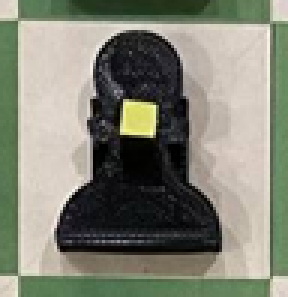
#> input picture computer_vision/piecereal/colourpiece1.png, 96 x 99 px (shown 3 times larger)
$ python square_processing.py
#> lines starting #> are read from the running program, lines starting #| are printed output that depends on the picture; after the words box and inside, x2 and y2 are one past the last pixel; in counts of white or black regions, pixels touching at a corner belong together
#> further down, img is the input picture: shape (99, 96, 3); mean B, G, R 115.6, 130, 128.5
import os
import cv2
import numpy as np


# [272 lines left out: functions process_image, detect_contours, detect_contours2, find_center_of_mass, detect_chess_piece, not called in this run]

import cv2
import numpy as np

def detect_chess_piece_colour(image_input, DEBUG=False):
    """
    Detects if a red or yellow chess piece is present in the image based on HSV color.

    Args:
        image_input (str or np.ndarray): Path to the image or already-loaded image array.
        DEBUG (bool): If True, display debugging images and print logs.

    Returns:
        tuple: (piece_detected, color, output_image)
            - piece_detected (bool): True if red or yellow is found
            - color (str): "white" (for red), "black" (for yellow), or None
            - output_image (np.ndarray): Image with detection annotations (copy of input)
    """
#> called with image_input = 'piecereal/colourpiece1.png', DEBUG = True
    if isinstance(image_input, str):
        image = cv2.imread(image_input)
    elif isinstance(image_input, np.ndarray):
        image = image_input.copy()
    else:
        raise ValueError("image_input must be a file path or a numpy.ndarray")

    if image is None:
        raise ValueError("Failed to load image.")

    output = image.copy()
    hsv = cv2.cvtColor(image, cv2.COLOR_BGR2HSV)
#> hsv: shape (99, 96, 3); mean H, S, V 45, 47.4, 135.2

    pink_lower = np.array([150, 60, 80])
    pink_upper = np.array([179, 255, 255])
    pink_mask = cv2.inRange(hsv, pink_lower, pink_upper)
#> pink_mask: shape (99, 96); every value is 0

    # Yellow range
    yellow_lower = np.array([0, 94, 136])
    yellow_upper = np.array([45, 255, 255])
    yellow_mask = cv2.inRange(hsv, yellow_lower, yellow_upper)
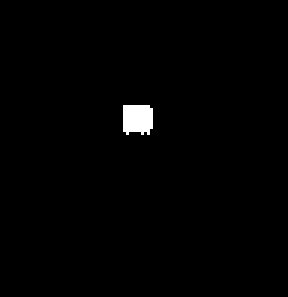
#> yellow_mask: shape (99, 96) (shown 3 times larger); 0.96% white; 1 white region, box (x1, y1, x2, y2) and area: (41, 35, 51, 45) 91

    # Decision logic
    piece_detected = False
    piece_color = None

    if np.sum(pink_mask) > 0:
        piece_detected = True
        piece_color = "white"  # or "pink" if you prefer
        cv2.putText(output, "PINK -> WHITE", (10, 30),
                    cv2.FONT_HERSHEY_SIMPLEX, 1, (255, 105, 180), 2)  # Hot pink text
    elif np.sum(yellow_mask) > 0:
        piece_detected = True
        piece_color = "black"  # yellow → black
        cv2.putText(output, "YELLOW -> BLACK", (10, 30), cv2.FONT_HERSHEY_SIMPLEX, 1, (0, 255, 255), 2)
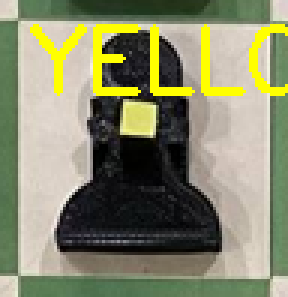
#> output: shape (99, 96, 3) (shown 3 times larger); 6.34% of pixels changed, all inside (x1, y1, x2, y2) = (10, 8, 96, 32)

    if DEBUG:
        print(f"Detected: {piece_detected}, Color: {piece_color}")
        cv2.imshow("Input", image)
        cv2.imshow("Pink Mask", pink_mask)
        cv2.imshow("Yellow Mask", yellow_mask)
        cv2.imshow("Result", output)
        cv2.waitKey(0)
        cv2.destroyAllWindows()

    return piece_detected, piece_color, output


if __name__ == "__main__":
    img_path = "piecereal/colourpiece1.png"
    img = cv2.imread(img_path)
    #cv2.imshow("original", img)
    #det = detect_contours2(img_path)
    #res = detect_chess_piece(img_path)
    res = detect_chess_piece_colour(img_path, DEBUG=True)
    cv2.waitKey(0)
    cv2.destroyAllWindows()
